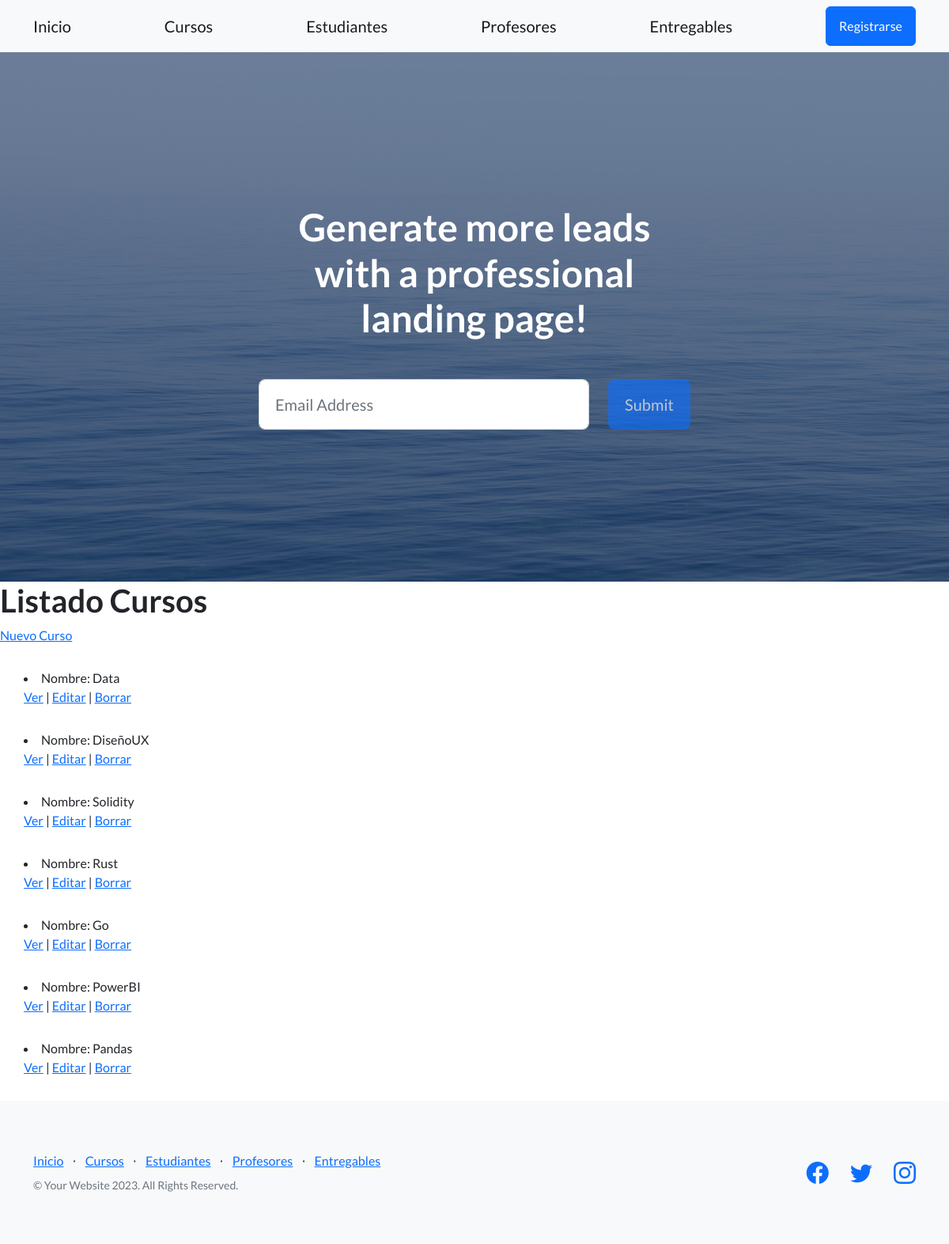
The app's page /appcoder/cursos/lista, older data.
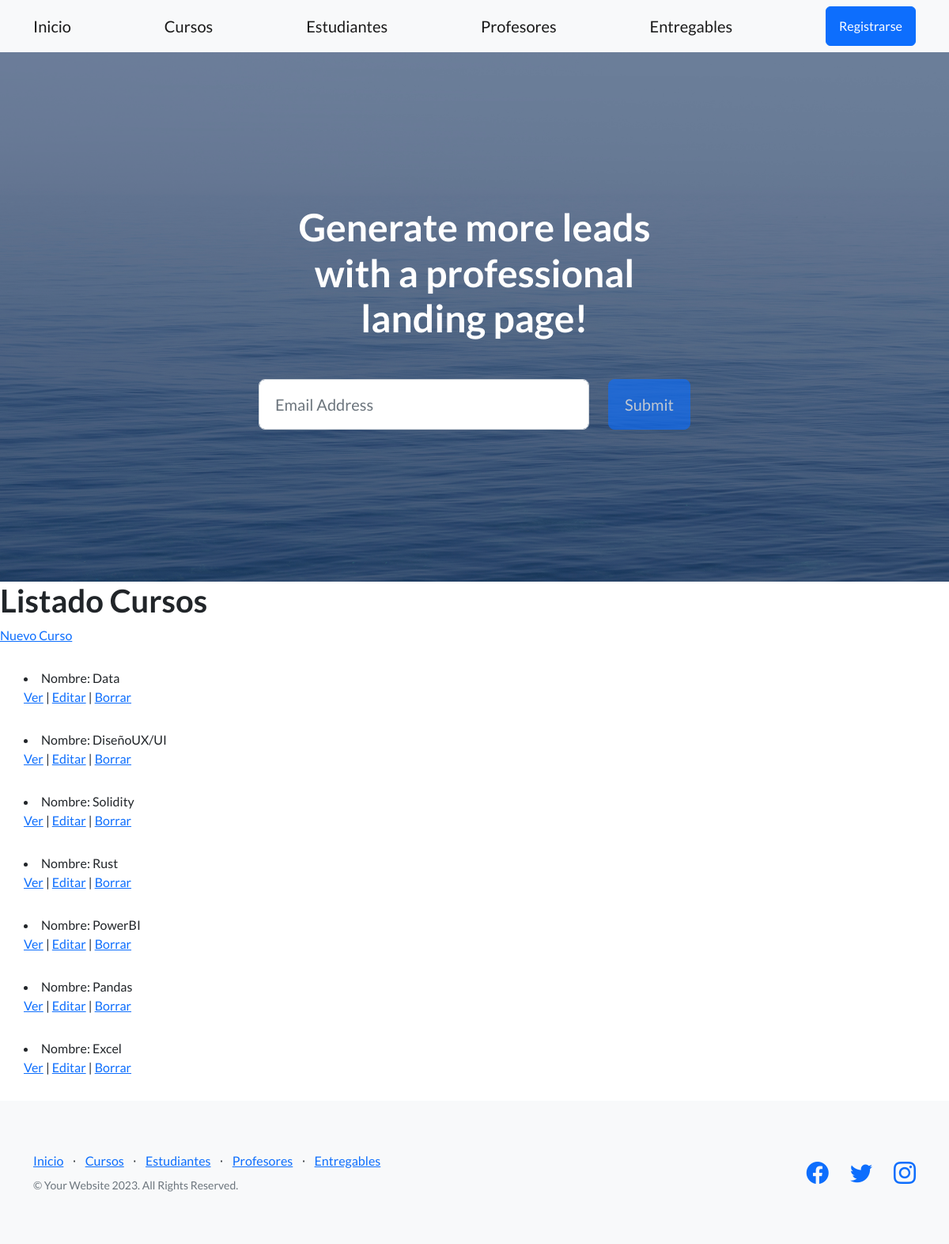
The same page, newer data.
### appcoder/models.py (models this page shows, shortened)
class Curso(models.Model):
    nombre = models.CharField(max_length=30 , null=True)
    comision = models.IntegerField()

### appcoder/views.py (the view)
# urls.py: path('cursos/lista' , CursoListView.as_view() , name="ListaCursos"),
class CursoListView(ListView):
    model = Curso
    context_object_name = "cursos"
    template_name = "appcoder/curso_lista.html"

### appcoder/templates/appcoder/curso_lista.html
{% extends "appcoder/padre.html" %}
{% load static %}
{% block contenidoMain %}
    <h1>Listado Cursos</h1>
    <a style="margin-bottom: 20px;" href="{% url 'NuevoCurso' %}">Nuevo Curso</a>
    {% for curso in cursos %}
        <li style="margin: 30px;">
            Nombre: {{curso.nombre}}
            <p>
                <a href="{% url 'DetalleCurso' curso.pk %}">Ver</a>
                |
                <a href="{% url 'EditarCurso' curso.pk %}">Editar</a>
                |
                <a href="{% url 'BorrarCurso' curso.pk %}">Borrar</a>
            </p>
        </li>
    {% endfor %}
{% endblock contenidoMain %}

Row changes from the older to the newer data that the page shows:
removed Curso: nombre "Go"
changed Curso: nombre "DiseñoUX" → "DiseñoUX/UI"
added Curso: nombre "Excel"
